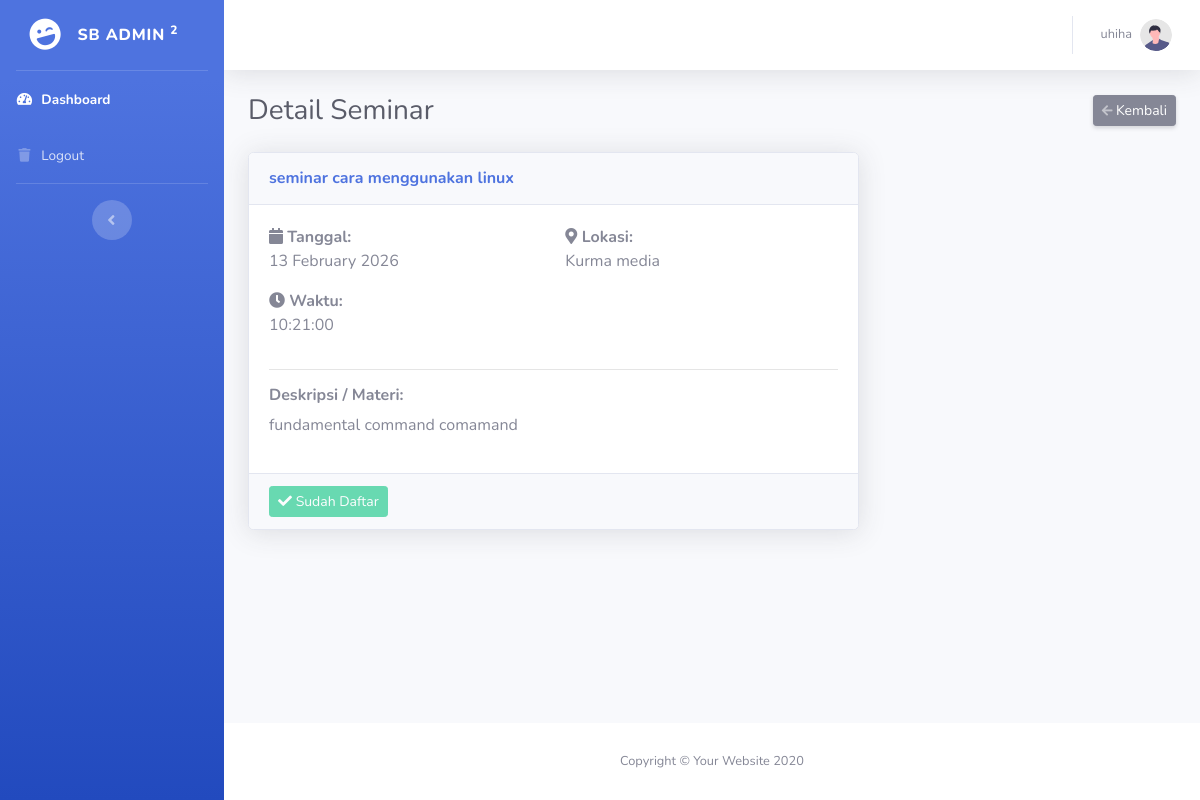
/user/detail.php?id=6 (signed in), run on the app's committed database.
### tables this page shows
CREATE TABLE `training` (
  `id` int(11) NOT NULL AUTO_INCREMENT,
  `judul` varchar(200) NOT NULL,
  `deskripsi` text DEFAULT NULL,
  `tanggal` date NOT NULL,
  `waktu` time DEFAULT NULL,
  `lokasi` varchar(100) DEFAULT NULL,
  `status` enum('open','full','done') DEFAULT 'open',
  `created_at` timestamp NOT NULL DEFAULT current_timestamp(),
  PRIMARY KEY (`id`)
);

### user/detail.php (the view, shortened to what this page needs)
<?php
require_once '../functions/config.php';
$seminar_id = $_GET['id'] ?? 0;
$user_id = $_SESSION['user_id'];
$sql = "SELECT * FROM training WHERE id = ?";
$stmt = $conn->prepare($sql);
$stmt->execute([$seminar_id]);
$seminar = $stmt->fetch();
$sql = "SELECT trainingid FROM peserta WHERE userid = ?";
$stmt = $conn->prepare($sql);
$stmt->execute([$user_id]);
$seminar_udah = $stmt->fetchAll();
$list_udah = [];
foreach($seminar_udah as $s) {
    $list_udah[] = $s['trainingid'];
}
?>
<?php include 'inc/header.php'; ?>
<div class="container-fluid">
    <div class="d-sm-flex align-items-center justify-content-between mb-4">
        <h1 class="h3 mb-0 text-gray-800">Detail Seminar</h1>
        <a href="index.php" class="d-none d-sm-inline-block btn btn-sm btn-secondary shadow-sm">
            <i class="fas fa-arrow-left fa-sm text-white-50"></i> Kembali
        </a>
    </div>
    <div class="row">
        <div class="col-lg-8">
            <div class="card shadow mb-4">
                <div class="card-header py-3">
                    <h6 class="m-0 font-weight-bold text-primary"><?php echo $seminar['judul']; ?></h6>
                        <?php $udah = in_array($seminar['id'], $list_udah); ?>
                </div>
                <div class="card-body">
                    <div class="row">
                        <div class="col-md-6">
                            <p><strong><i class="fas fa-calendar"></i> Tanggal:</strong><br>
                            <?php echo date('d F Y', strtotime($seminar['tanggal'])); ?></p>
                            <p><strong><i class="fas fa-clock"></i> Waktu:</strong><br>
                            <?php echo $seminar['waktu']; ?></p>
                        </div>
                        <div class="col-md-6">
                            <p><strong><i class="fas fa-map-marker-alt"></i> Lokasi:</strong><br>
                            <?php echo $seminar['lokasi']; ?></p>
                        </div>
                    </div>
                    <hr>
                    <h6 class="font-weight-bold">Deskripsi / Materi:</h6>
                    <p><?php echo $seminar['deskripsi']; ?></p>
                </div>
                <div class="card-footer">
                        <?php if($udah): ?>
                        <button class="btn btn-sm btn-success" disabled>
                            <i class="fas fa-check"></i> Sudah Daftar
                        </button>
                        <?php endif; ?>
                </div>
            </div>
        </div>
    </div>
</div>
<?php include 'inc/footer.php'; ?>

### data on the page
training: judul "seminar cara menggunakan linux", tanggal "13 February 2026", waktu "10:21:00", lokasi "Kurma media", deskripsi "fundamental command comamand"

### other printed values
$_SESSION['nama'] "uhiha"
